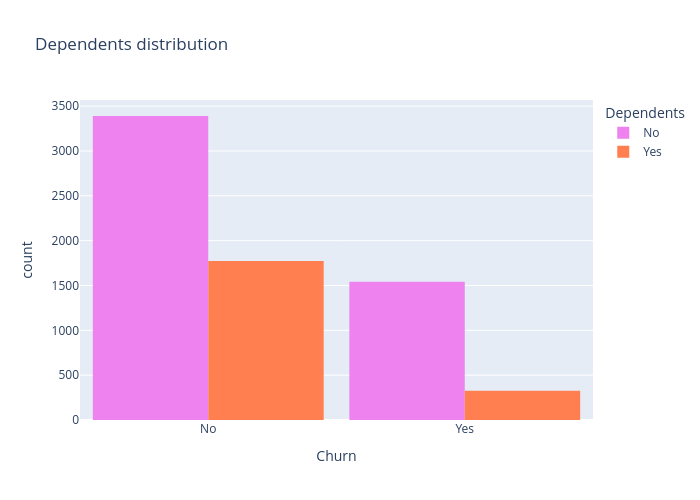

The code cell stored with this chart in its notebook:
### Code cell
color_map = {"Yes": "coral", "No": "violet"}
fig = px.histogram(
    df, 
    x="Churn", 
    color="Dependents", 
    barmode="group", 
    title="Dependents distribution",
    color_discrete_map=color_map
)
fig.update_layout(width=700, height=500, bargap=0.1)
fig.show()

### Figure 1 — Plotly figure (JSON) as saved in the notebook; plotly's stock layout.template omitted (floating-point values rounded to 4 significant figures; data arrays with more than 128 entries replaced by an {"elided": "..."} marker saying what was removed)
{"data": [{"alignmentgroup": "True", "bingroup": "x", "hovertemplate": "Dependents=No<br>Churn=%{x}<br>count=%{y}<extra></extra>", "legendgroup": "No", "marker": {"color": "violet", "pattern": {"shape": ""}}, "name": "No", "offsetgroup": "No", "orientation": "v", "showlegend": true, "type": "histogram", "x": {"elided": "4933 str values"}, "xaxis": "x", "yaxis": "y"}, {"alignmentgroup": "True", "bingroup": "x", "hovertemplate": "Dependents=Yes<br>Churn=%{x}<br>count=%{y}<extra></extra>", "legendgroup": "Yes", "marker": {"color": "coral", "pattern": {"shape": ""}}, "name": "Yes", "offsetgroup": "Yes", "orientation": "v", "showlegend": true, "type": "histogram", "x": {"elided": "2099 str values"}, "xaxis": "x", "yaxis": "y"}], "layout": {"bargap": 0.1, "barmode": "group", "height": 500, "legend": {"title": {"text": "Dependents"}, "tracegroupgap": 0}, "title": {"text": "Dependents distribution"}, "width": 700, "xaxis": {"anchor": "y", "domain": [0, 1], "title": {"text": "Churn"}}, "yaxis": {"anchor": "x", "domain": [0, 1], "title": {"text": "count"}}}}
